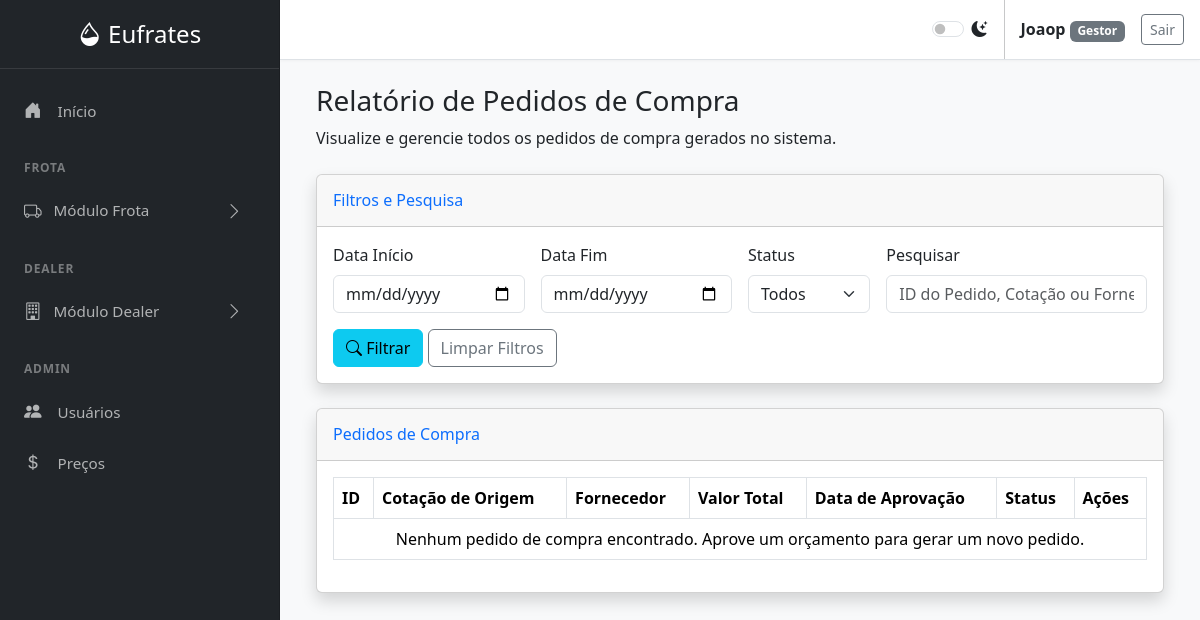
The page /dealers/pedidos-relatorio (signed in) on the database as committed earlier.
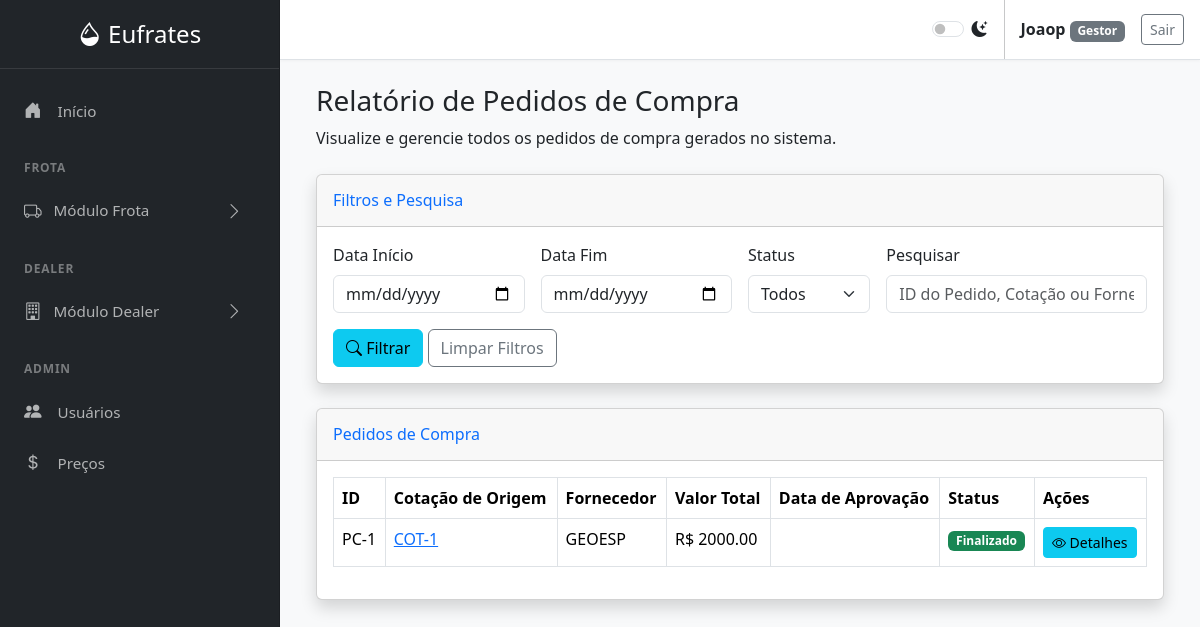
The same page on the database as committed later.
### tables this page shows
CREATE TABLE pedidos_compra (
                id INTEGER PRIMARY KEY, cotacao_id INTEGER, user_id INTEGER, fornecedor_id INTEGER,
                valor_total REAL, data_abertura TEXT, status TEXT, data_finalizacao TEXT,
                nf_e_chave TEXT, nfs_pdf_path TEXT, data_registro TEXT
            , orcamento_id INTEGER DEFAULT 0, aprovado_por_id INTEGER DEFAULT 0);

CREATE TABLE fornecedores (
        id INTEGER PRIMARY KEY AUTOINCREMENT,
        cnpj TEXT NOT NULL UNIQUE,
        nome TEXT NOT NULL,
        ie TEXT,
        endereco TEXT,
        tipo TEXT,
        contato TEXT,
        data_registro TEXT DEFAULT CURRENT_TIMESTAMP
    );

### dealer.py (the view)
@dealer_bp.route('/pedidos-relatorio', methods=['GET'])
@login_required
def pedidos_relatorio():
    filtros = {
        'data_inicio': request.args.get('data_inicio', ''),
        'data_fim': request.args.get('data_fim', ''),
        'status': request.args.get('status', ''),
        'pesquisa': request.args.get('pesquisa', '')
    }
    pedidos_list = obter_pedidos_compra_com_filtros(**filtros)
    if request.args.get('imprimir'):
        return render_template('relatorio_pedidos_impressao.html', pedidos=pedidos_list, filtros=filtros, data_emissao=datetime.now().strftime('%d/%m/%Y %H:%M'))
    return render_template('pedidos_relatorio.html', active_page='pedidos_relatorio', pedidos=pedidos_list, filtros=filtros)

### database.py (called while the page is built)
def get_db_connection():
    conn = sqlite3.connect('abastecimentos.db')
    conn.row_factory = sqlite3.Row
    return conn

def get_user_by_id(user_id):
    conn = get_db_connection()
    user = conn.execute('SELECT * FROM users WHERE id = ?', (user_id,)).fetchone()
    conn.close()
    return user

### utils.py (called while the page is built)
def inject_now():
    return {'now': datetime.now(), 'g': g}

def load_logged_in_user():
    user_id = session.get('user_id')
    g.user = get_user_by_id(user_id) if user_id else None

def login_required(view):
    @wraps(view)
    def wrapped_view(*args, **kwargs):
        if g.user is None:
            flash('Você precisa estar logado para acessar esta página.', 'warning')
            return redirect(url_for('auth.login'))
        return view(*args, **kwargs)
    return wrapped_view

### templates/pedidos_relatorio.html (shortened to what the changed rows need)
{% extends "base.html" %}
{% block content %}
<div class="container-fluid">
    <h1 class="h3 mb-2 text-gray-800">Relatório de Pedidos de Compra</h1>
    <div class="card shadow mb-4">
        <div class="card-body">
            <div class="table-responsive">
                <table class="table table-bordered" id="dataTable" width="100%" cellspacing="0">
                    <thead>
                        <tr>
                            <th>ID</th>
                            <th>Cotação de Origem</th>
                            <th>Fornecedor</th>
                            <th>Valor Total</th>
                            <th>Data de Aprovação</th>
                            <th>Status</th>
                            <th>Ações</th>
                        </tr>
                    </thead>
                    <tbody>
                        {% if pedidos %}
                            {% for pedido in pedidos %}
                            <tr>
                                <td>PC-{{ pedido.id }}</td>
                                <td><a href="{{ url_for('dealer.cotacao_detalhe', cotacao_id=pedido.cotacao_id) }}">COT-{{ pedido.cotacao_id }}</a></td>
                                <td>{{ pedido.fornecedor_nome }}</td>
                                <td>R$ {{ "%.2f"|format(pedido.valor_total|float) }}</td>
                                <td>{{ pedido.data_aprovacao }}</td>
                                <td>
                                    <span class="badge {% if pedido.status == 'Aberto' %}bg-warning text-dark{% elif pedido.status == 'Finalizado' %}bg-success{% else %}bg-secondary{% endif %}">
                                        {{ pedido.status }}
                                    </span>
                                </td>
                                <td>
                                    <a href="{{ url_for('dealer.pedido_detalhe', pedido_id=pedido.id) }}" class="btn btn-info btn-sm">
                                        <i class="bi bi-eye"></i> Detalhes
                                    </a>
                                </td>
                            </tr>
                            {% endfor %}
                        {% else %}
                            <tr>
                                <td colspan="7" class="text-center">Nenhum pedido de compra encontrado. Aprove um orçamento para gerar um novo pedido.</td>
                            </tr>
                        {% endif %}
                    </tbody>
                </table>
            </div>
        </div>
    </div>
</div>
{% endblock %}

Rows that differ between the two databases and show on the page:
added pedidos_compra: id "1", cotacao_id "1", fornecedor_nome "GEOESP", valor_total "2000.00", status "Finalizado"
Other text that changed with them:
text no longer shown: "Nenhum pedido de compra encontrado. Aprove um orçamento para gerar um novo pedido."
